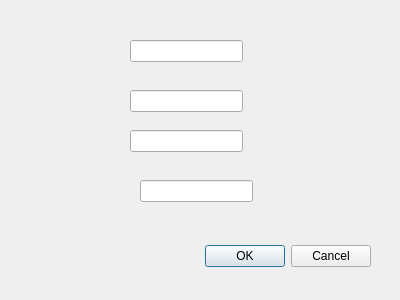
<?xml version="1.0" encoding="UTF-8"?>
<ui version="4.0">
 <class>sign_up</class>
 <widget class="QDialog" name="sign_up">
  <property name="geometry">
   <rect>
    <x>0</x>
    <y>0</y>
    <width>400</width>
    <height>300</height>
   </rect>
  </property>
  <property name="windowTitle">
   <string>Dialog</string>
  </property>
  <widget class="QDialogButtonBox" name="buttonBox">
   <property name="geometry">
    <rect>
     <x>30</x>
     <y>240</y>
     <width>341</width>
     <height>32</height>
    </rect>
   </property>
   <property name="orientation">
    <enum>Qt::Horizontal</enum>
   </property>
   <property name="standardButtons">
    <set>QDialogButtonBox::Cancel|QDialogButtonBox::Ok</set>
   </property>
  </widget>
  <widget class="QLabel" name="label">
   <property name="geometry">
    <rect>
     <x>18</x>
     <y>20</y>
     <width>361</width>
     <height>271</height>
    </rect>
   </property>
   <property name="text">
    <string/>
   </property>
  </widget>
  <widget class="QLineEdit" name="lineEdit">
   <property name="geometry">
    <rect>
     <x>130</x>
     <y>40</y>
     <width>113</width>
     <height>22</height>
    </rect>
   </property>
  </widget>
  <widget class="QLineEdit" name="lineEdit_2">
   <property name="geometry">
    <rect>
     <x>130</x>
     <y>90</y>
     <width>113</width>
     <height>22</height>
    </rect>
   </property>
  </widget>
  <widget class="QLineEdit" name="lineEdit_3">
   <property name="geometry">
    <rect>
     <x>130</x>
     <y>130</y>
     <width>113</width>
     <height>22</height>
    </rect>
   </property>
  </widget>
  <widget class="QLineEdit" name="lineEdit_4">
   <property name="geometry">
    <rect>
     <x>140</x>
     <y>180</y>
     <width>113</width>
     <height>22</height>
    </rect>
   </property>
  </widget>
 </widget>
 <resources/>
 <connections>
  <connection>
   <sender>buttonBox</sender>
   <signal>accepted()</signal>
   <receiver>sign_up</receiver>
   <slot>accept()</slot>
   <hints>
    <hint type="sourcelabel">
     <x>248</x>
     <y>254</y>
    </hint>
    <hint type="destinationlabel">
     <x>157</x>
     <y>274</y>
    </hint>
   </hints>
  </connection>
  <connection>
   <sender>buttonBox</sender>
   <signal>rejected()</signal>
   <receiver>sign_up</receiver>
   <slot>reject()</slot>
   <hints>
    <hint type="sourcelabel">
     <x>316</x>
     <y>260</y>
    </hint>
    <hint type="destinationlabel">
     <x>286</x>
     <y>274</y>
    </hint>
   </hints>
  </connection>
 </connections>
</ui>
